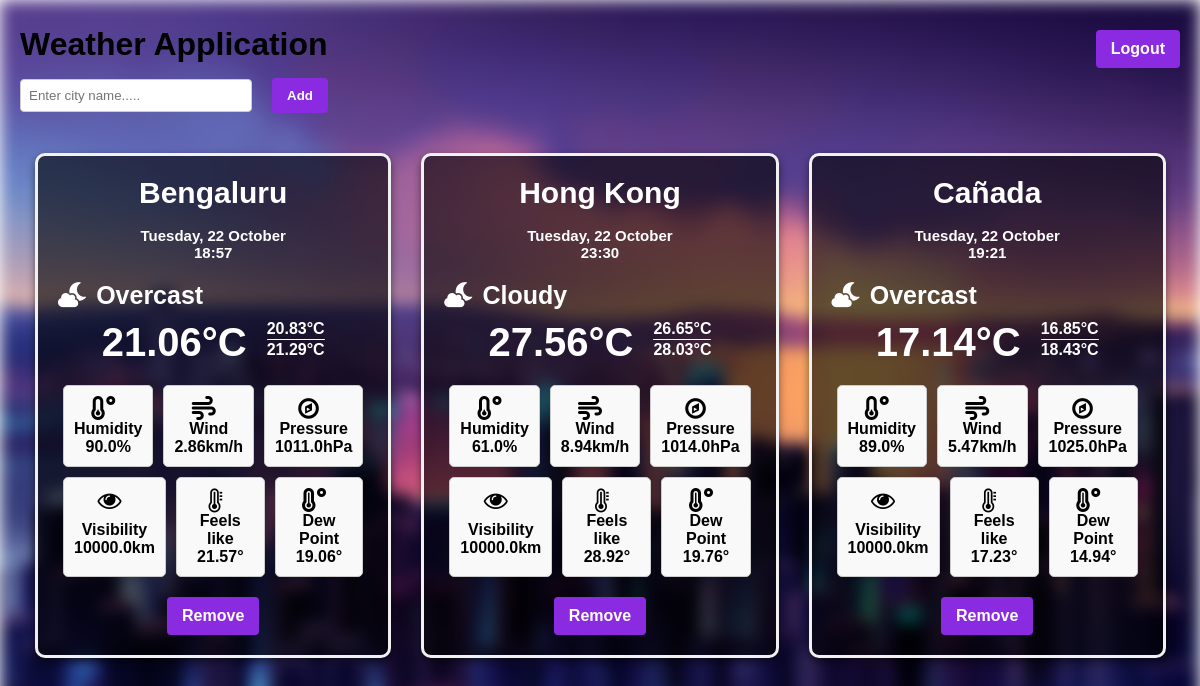
/home/ (signed in), run on an earlier commit of the app's database.
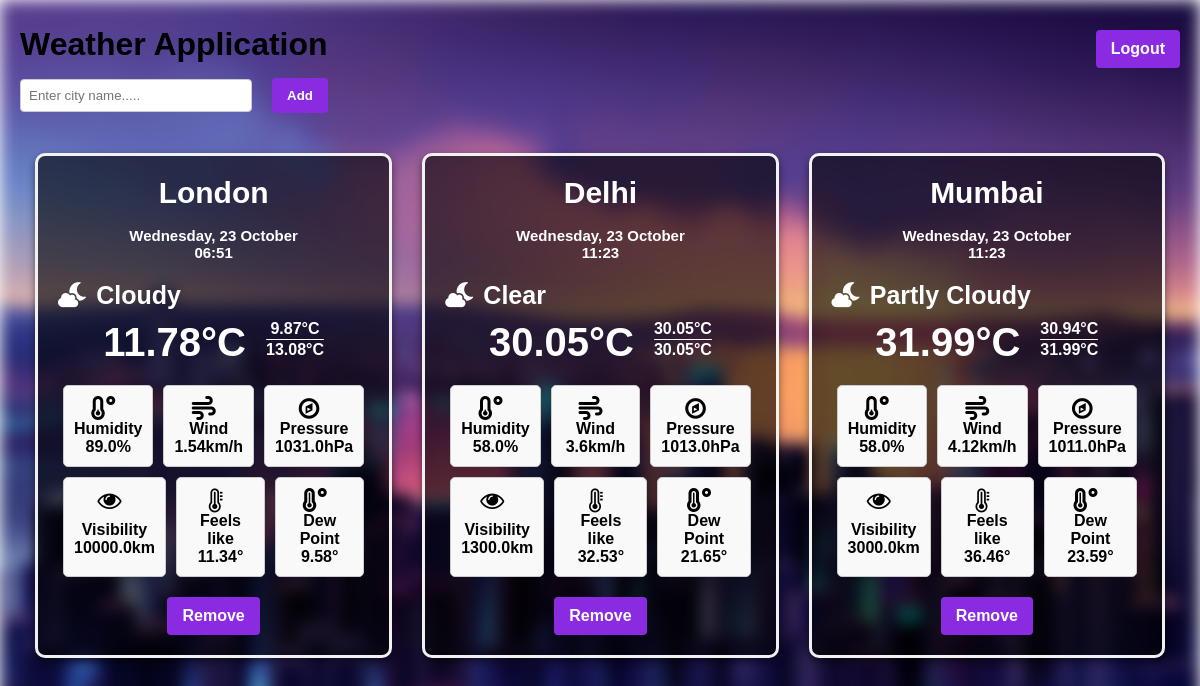
And on a later commit of the database.
### weather/models.py (models this page shows, shortened)
class CountryWeather(models.Model):
    user = models.ForeignKey(User, on_delete=models.CASCADE)
    country_name = models.CharField(max_length=100)
    temperature = models.FloatField()
    humidity = models.FloatField()
    wind_speed = models.FloatField(null=True)
    pressure = models.FloatField(null=True)
    visibility = models.FloatField(null=True)
    date = models.CharField(max_length=100, null=True)
    time = models.CharField(max_length=100, null=True)
    temp_min = models.FloatField(null=True)
    temp_max = models.FloatField(null=True)
    feels_like = models.FloatField(null=True)
    dew_point = models.FloatField(null=True)
    weather_condition = models.CharField(max_length=100, null=True)

### weather/views.py (the view)
# urls.py: path('', home, name='home'),
def home(request):
    if request.user.is_authenticated:
        weather_data = CountryWeather.objects.filter(user=request.user)
        return render(request, 'weather/home.html', {'weather_data': weather_data})
    return redirect('login')

### weather/templates/weather/home.html (shortened to what this page needs)
<!DOCTYPE html>
<html lang="en">
<head>
    <link rel="stylesheet" href="https://cdnjs.cloudflare.com/ajax/libs/font-awesome/6.0.0-beta3/css/all.min.css">
    <link rel="stylesheet" href="https://cdnjs.cloudflare.com/ajax/libs/font-awesome/4.7.0/css/font-awesome.min.css">
    {% load static %}
    <link rel="stylesheet" type="text/css" href="{% static 'weather/css/styles3.css' %}">
</head>
<body>
    <div class="content">
        <div class="header">
            <h1 class="header-title">Weather Application</h1>
            <a class="logout" href="{% url 'logout' %}">Logout</a>
        </div>
        <form method="post" action="{% url 'add_country' %}">
            <input type="text" name="country_name" placeholder="Enter city name....."><button type="submit">Add</button>
        </form>
        <div class="weather-data">
            {% for data in weather_data %}
            <div class="bg-text">
                <div class="card">
                    <div class="cities">
                        <div class="card-city-name">
                            <div class="name">{{ data.country_name }}</div><br>
                            {{data.date}}<br>
                            {{data.time}}<br>
                        </div>
                        <div class="temp-details">
                            <div class="weather_condition"><i class='fas fa-cloud-moon'></i>{{data.weather_condition}}</div>
                            <div class="temperature-columns">
                                <div class="temperature">{{data.temperature}}°C</div>
                                <div class="temp-range">
                                    <div class="temp_min">{{data.temp_min}}°C</div>
                                    <div class="temp-line"></div>
                                    <div class="temp_max">{{data.temp_max}}°C</div>
                                </div>
                            </div>
                        </div>
                        <div class="weather-details">
                            <div class="weather-row">
                                <div class="weather-box">
                                    <i style='font-size:24px' class='fas fa-temperature-low'></i>
                                    Humidity
                                    {{data.humidity}}%
                                </div>
                                <div class="weather-box">
                                    <i style='font-size:24px' class='fas fa-wind'></i>
                                    Wind
                                    {{data.wind_speed}}km/h
                                </div>
                                <div class="weather-box">
                                    <i style="font-size:24px" class="fa fa-compass"></i>
                                    Pressure
                                    {{data.pressure }}hPa
                                </div>
                            </div>
                            <div class="weather-row">
                                <div class="weather-box">
                                    <i style="font-size:24px" class="fa fa-eye"></i>
                                    Visibility
                                    {{data.visibility}}km
                                </div>
                                <div class="weather-box">
                                    <i style="font-size:24px" class="fa fa-thermometer"></i>
                                    Feels like
                                    {{data.feels_like}}°
                                </div>
                                <div class="weather-box">
                                    <i style='font-size:24px' class='fas fa-temperature-high'></i>
                                    Dew Point
                                    {{data.dew_point}}°
                                </div>
                            </div>
                        </div>
                    </div>
                    <a href="{% url 'remove_country' data.id %}">Remove</a>
                </div>
            </div>
            {% endfor %}
        </div>
    </div>
</body>
</html>

### weather/static/weather/css/styles3.css (style rules this page uses)
body, html { height: 100%; margin: 0; font-family: Arial, Helvetica, sans-serif; }
* { box-sizing: border-box; }
.content { position: relative; z-index: 2; padding: 20px; }
.bg-text { background-color: rgba(0, 0, 0, 0.6); color: white; font-weight: bold; border: 3px solid #f1f1f1; margin: 15px; padding: 20px; border-radius: 10px; box-shadow: 0 4px 8px rgba(0, 0, 0, 0.5); transition: transform 0.3s ease; width: 90%; }
input { width: 20%; padding: 8px; border: 1px solid #ccc; border-radius: 4px; margin-right: 20px; }
button { background-color: #8A2BE2; color: white; padding: 10px 15px; border: none; border-radius: 4px; cursor: pointer; margin-top: 10px; width: auto; font-weight: bold; text-decoration: none; }
a { background-color: #8A2BE2; color: white; padding: 10px 15px; border: none; border-radius: 4px; cursor: pointer; margin-top: 10px; width: auto; font-weight: bold; text-decoration: none; }
.logout { background-color: #8A2BE2; color: white; padding: 10px 15px; border: none; border-radius: 4px; cursor: pointer; margin-top: 10px; width: auto; font-weight: bold; text-decoration: none; }
.card { display: flex; flex-direction: column; justify-content: space-between; align-items: center; }
.weather-data { display: flex; flex-direction: row; margin-top: 25px; }
.header { display: flex; justify-content: space-between; align-items: center; }
.header-title { margin: 0; font-weight: bold; color: black; }
.cities { display: grid; }
.card-city-name { font-size: 15px; margin-bottom: 20px; text-align: center; }
.name { font-size: 30px; margin: 0; }
.weather_condition { font-size: 25px; }
.temp-details { margin-bottom: 20px; }
.temperature-columns { display: flex; justify-content: center; margin-top: 10px; }
.temperature { margin-right: 20px; font-size: 40px; }
.temp-range { display: flex; flex-direction: column; align-items: center; }
.temp_min, .temp_max { margin: 0; font-size: 16px; }
.temp-line { width: 100%; height: 1px; background: white; border-radius: 10px; margin: 1px; }
.weather-details { display: flex; flex-direction: column; width: 100%; }
.weather-row { display: flex; justify-content: space-between; margin-bottom: 10px; }
.weather-box { flex: 1; display: grid; margin: 0 5px; padding: 10px; border: 1px solid #ccc; border-radius: 5px; text-align: center; background-color: #f9f9f9; color: black; }
i { margin-right: 10px; }

What changed in the data, as far as the page shows it:
removed CountryWeather: country_name "Bengaluru", date "Tuesday, 22 October", time "18:57", weather_condition "Overcast", temperature "21.06", temp_min "20.83", temp_max "21.29", humidity "90.0", wind_speed "2.86", pressure "1011.0", visibility "10000.0", feels_like "21.57", dew_point "19.06"
removed CountryWeather: country_name "Hong Kong", date "Tuesday, 22 October", time "23:30", weather_condition "Cloudy", temperature "27.56", temp_min "26.65", temp_max "28.03", humidity "61.0", wind_speed "8.94", pressure "1014.0", visibility "10000.0", feels_like "28.92", dew_point "19.76"
removed CountryWeather: country_name "Cañada", date "Tuesday, 22 October", time "19:21", weather_condition "Overcast", temperature "17.14", temp_min "16.85", temp_max "18.43", humidity "89.0", wind_speed "5.47", pressure "1025.0", visibility "10000.0", feels_like "17.23", dew_point "14.94"
added CountryWeather: country_name "London", date "Wednesday, 23 October", time "06:51", weather_condition "Cloudy", temperature "11.78", temp_min "9.87", temp_max "13.08", humidity "89.0", wind_speed "1.54", pressure "1031.0", visibility "10000.0", feels_like "11.34", dew_point "9.58"
added CountryWeather: country_name "Delhi", date "Wednesday, 23 October", time "11:23", weather_condition "Clear", temperature "30.05", temp_min "30.05", temp_max "30.05", humidity "58.0", wind_speed "3.6", pressure "1013.0", visibility "1300.0", feels_like "32.53", dew_point "21.65"
added CountryWeather: country_name "Mumbai", date "Wednesday, 23 October", time "11:23", weather_condition "Partly Cloudy", temperature "31.99", temp_min "30.94", temp_max "31.99", humidity "58.0", wind_speed "4.12", pressure "1011.0", visibility "3000.0", feels_like "36.46", dew_point "23.59"
